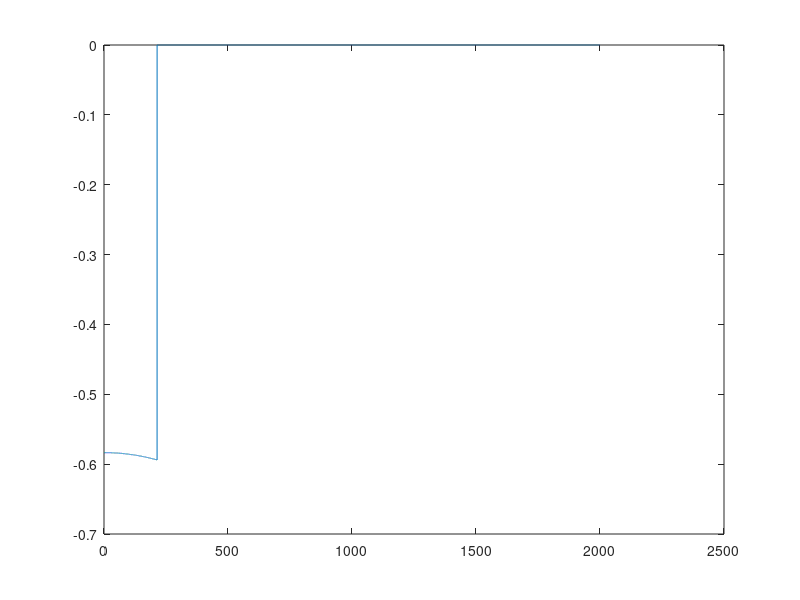

Source code (MATLAB): (Note: this script raises an error after producing the figure.)
function sirius_dipole_model_study

btype = 'b3';

if (strcmpi(btype,'b1'))
    data = importdata('b1_field_on_trajectory.txt');
    b_length = 828.080;  % [mm]
    b_angle  = 2.76654;  % [deg]
elseif strcmpi(btype, 'b2')
    data = importdata('b2_field_on_trajectory.txt');
    b_length = 1228.262; % [mm]
    b_angle  = 4.10351;  % [deg]
elseif strcmpi(btype, 'b3')
    data = importdata('b3_field_on_trajectory.txt');
    b_length =  428.011; % [mm]
    b_angle  =  1.42995; % [ang]
end
    
%data = importdata('field_on_trajectory.txt');

s    = data.data(:,1);
by   = data.data(:,6);

plot(s, by);
[beta,gamma,b_rho] = lnls_beta_gamma(3.0);

nrpts     = 10;
len       = (b_length/nrpts/2) * ones(1,nrpts); 
sseg      = [0, cumsum(len)];

len = zeros(1,length(sseg)-1);
ang = zeros(1,length(sseg)-1);
for i=1:length(sseg)-1
    s1 = sseg(i); s2 = sseg(i+1);
    by1 = interp1(s,by,s1);
    by2 = interp1(s,by,s2);
    sel = (s >= s1) & (s <= s2);
    s_sel  = [s1; s(sel); s2];
    by_sel = [by1; by(sel); by2];
    len(i) = s2 - s1;
    ang(i) = trapz(s_sel/1000, by_sel)/b_rho;
    %ang(i) = trapz(s(sel)/1000, by(sel))/b_rho;
end

int_ang = abs(sum(ang) * 2 * 180/pi);
fprintf('(%f/%f) * \n', b_angle, int_ang);

%ang = ang * (b_angle / int_ang);

int_ang = sum(ang) * 2 * 180/pi;
ang = ang / sum(ang) / 2;


fprintf(['dip_nam = ''', upper(btype), ''';\n']);
fprintf(['dip_len = ', num2str(b_length/1000, '%.6f'), ';\n']);
fprintf(['dip_ang = ', num2str(b_angle, '%.6f'), ' * (pi/180);\n']);
fprintf(['dip_K   = -0.78;\n','']);
fprintf(['dip_S   =  0.0;\n','']);
fprintf(['h', num2str(1, '%02i'), ' = rbend_sirius(dip_nam, dip_len/', num2str(2*length(len)), ', ', num2str(ang(end), '%.10f'), ' * dip_ang, 1*dip_ang/2, 0*dip_ang/2, 0, 0, 0, [0 0 0], [0 dip_K dip_S], bend_pass_method);\n']);
for i=2:length(len)
    fprintf(['h', num2str(i, '%02i'), ' = rbend_sirius(dip_nam, dip_len/', num2str(2*length(len)), ', ', num2str(ang(length(len)+1-i), '%.10f'), ' * dip_ang, 0*dip_ang/2, 0*dip_ang/2, 0, 0, 0, [0 0 0], [0 dip_K dip_S], bend_pass_method);\n']);
end
for i=1:length(len)-1
    fprintf(['h', num2str(length(len)+i, '%02i'), ' = rbend_sirius(dip_nam, dip_len/', num2str(2*length(len)), ', ', num2str(ang(i), '%.10f'), ' * dip_ang, 0*dip_ang/2, 0*dip_ang/2, 0, 0, 0, [0 0 0], [0 dip_K dip_S], bend_pass_method);\n']);
end
fprintf(['h', num2str(2*length(len), '%02i'), ' = rbend_sirius(dip_nam, dip_len/', num2str(2*length(len)), ', ', num2str(ang(end), '%.10f'), ' * dip_ang, 0*dip_ang/2, 1*dip_ang/2, 0, 0, 0, [0 0 0], [0 dip_K dip_S], bend_pass_method);\n']);

str = [upper(btype), '      =  ['];
for i=1:length(len)
    str = [str, ['h', num2str(i, '%02i'), ', ']];
end
str = [str, 'm', btype, ', '];
for i=1:length(len)
    str = [str, ['h', num2str(length(len)+i, '%02i'), ', ']];
end
str = [str, '];\n'];
fprintf(str);


